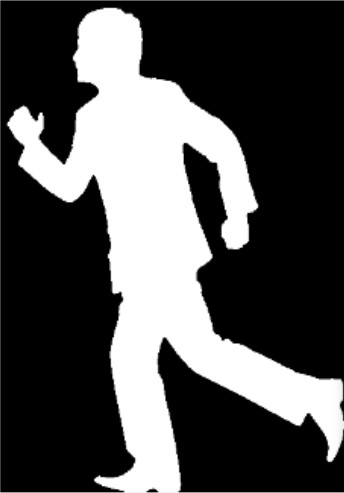
#> input picture Skeleton.jpg, 344 x 493 px, found by its file name
$ python IndividualReport2.py
#> lines starting #> are read from the running program, lines starting #| are printed output that depends on the picture; after the words box and inside, x2 and y2 are one past the last pixel; in counts of white or black regions, pixels touching at a corner belong together
import cv2
import numpy as np
img = cv2.imread('Resources/Skeleton.jpg', 0)
#> img is the input picture: shape (493, 344); min 0, max 255, mean 80.6
og=img.copy()
ret,img = cv2.threshold(img, 127, 255, 0)
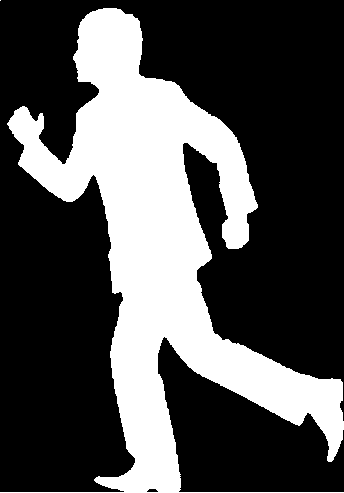
#> img: shape (493, 344); 31.6% white; 2 white regions (1 under 20 px), largest, box (x1, y1, x2, y2) and area: (0, 8, 344, 493) 53511
size = np.size(img)
#> size = 169592
skel = np.zeros(img.shape, np.uint8)
element = cv2.getStructuringElement(cv2.MORPH_CROSS, (3,3))
while True:
    open = cv2.morphologyEx(img, cv2.MORPH_OPEN, element)
    temp = cv2.subtract(img, open)
    eroded = cv2.erode(img, element)
    skel = cv2.bitwise_or(skel,temp)
    img = eroded.copy()
    if cv2.countNonZero(img)==0:
        break
#> this loop made 60 passes
#> pass 1, `open = cv2.morphologyEx(img, cv2.MORPH_OPEN, element)`:
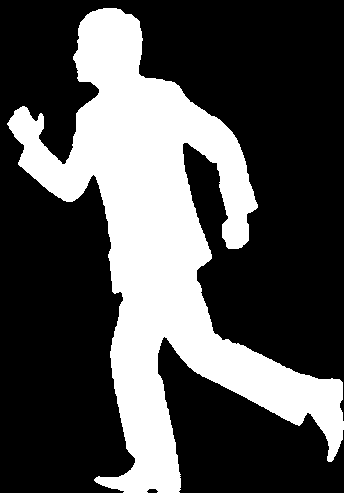
#> open: shape (493, 344); 31.4% white; 1 white region, box (x1, y1, x2, y2) and area: (7, 8, 344, 493) 53193
#> pass 1, `temp = cv2.subtract(img, open)`:
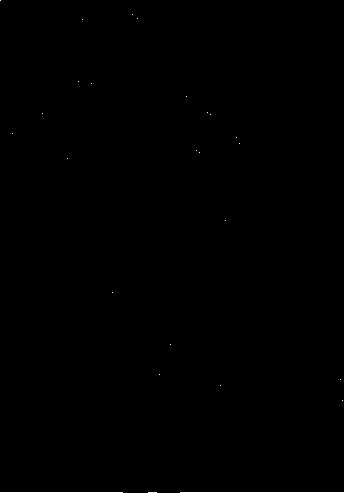
#> temp: shape (493, 344); 0.19% white in thin lines or dots
#> pass 1, `eroded = cv2.erode(img, element)`:
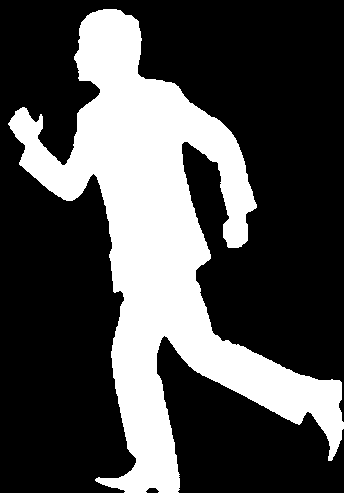
#> eroded: shape (493, 344); 30.2% white; 1 white region, box (x1, y1, x2, y2) and area: (8, 9, 344, 493) 51195
#> after the loop: img: shape (493, 344); every value is 0
#> after the loop:
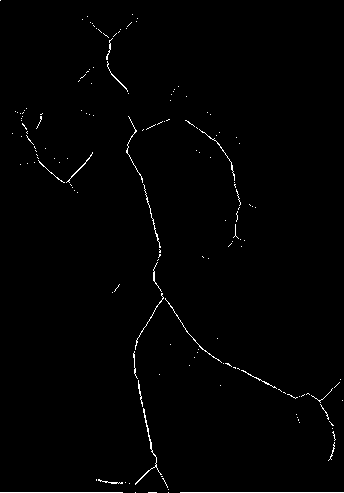
#> skel: shape (493, 344); 0.96% white in thin lines or dots
cv2.imshow("Original",og)
cv2.imshow("Skeleton",skel)
cv2.waitKey(0)
cv2.destroyAllWindows()
